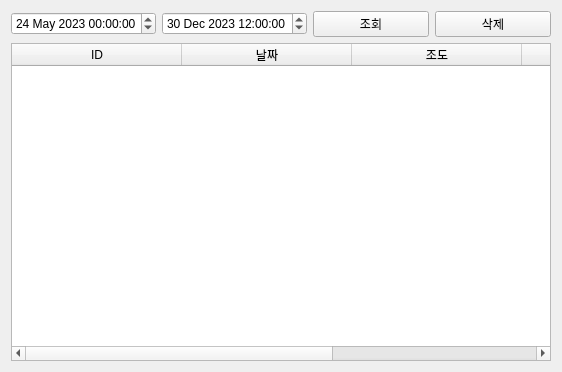
<?xml version="1.0" encoding="UTF-8"?>
<ui version="4.0">
 <class>Tab6Database</class>
 <widget class="QWidget" name="Tab6Database">
  <property name="geometry">
   <rect>
    <x>0</x>
    <y>0</y>
    <width>562</width>
    <height>372</height>
   </rect>
  </property>
  <property name="windowTitle">
   <string>Form</string>
  </property>
  <layout class="QVBoxLayout" name="verticalLayout">
   <item>
    <layout class="QHBoxLayout" name="horizontalLayout">
     <item>
      <widget class="QDateTimeEdit" name="pDateTimeEditFrom">
       <property name="dateTime">
        <datetime>
         <hour>0</hour>
         <minute>0</minute>
         <second>0</second>
         <year>2023</year>
         <month>5</month>
         <day>24</day>
        </datetime>
       </property>
      </widget>
     </item>
     <item>
      <widget class="QDateTimeEdit" name="pDateTimeEditTo">
       <property name="dateTime">
        <datetime>
         <hour>12</hour>
         <minute>0</minute>
         <second>0</second>
         <year>2023</year>
         <month>12</month>
         <day>30</day>
        </datetime>
       </property>
      </widget>
     </item>
     <item>
      <widget class="QPushButton" name="pPBSearchButton">
       <property name="text">
        <string>조회</string>
       </property>
      </widget>
     </item>
     <item>
      <widget class="QPushButton" name="pPBDeleteButton">
       <property name="text">
        <string>삭제</string>
       </property>
      </widget>
     </item>
    </layout>
   </item>
   <item>
    <layout class="QHBoxLayout" name="horizontalLayout_2">
     <item>
      <widget class="QTableWidget" name="pTableWidget">
       <property name="autoScroll">
        <bool>true</bool>
       </property>
       <attribute name="horizontalHeaderDefaultSectionSize">
        <number>170</number>
       </attribute>
       <column>
        <property name="text">
         <string>ID</string>
        </property>
       </column>
       <column>
        <property name="text">
         <string>날짜</string>
        </property>
       </column>
       <column>
        <property name="text">
         <string>조도</string>
        </property>
       </column>
       <column>
        <property name="text">
         <string>온도</string>
        </property>
       </column>
       <column>
        <property name="text">
         <string>습도</string>
        </property>
       </column>
      </widget>
     </item>
    </layout>
   </item>
  </layout>
 </widget>
 <resources/>
 <connections/>
</ui>
